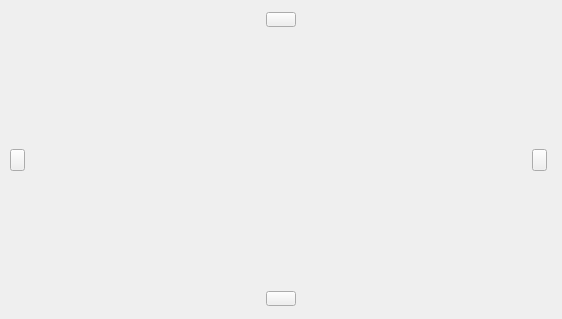
<?xml version="1.0" encoding="UTF-8"?>
<ui version="4.0">
 <class>StageListController</class>
 <widget class="QWidget" name="StageListController">
  <property name="geometry">
   <rect>
    <x>0</x>
    <y>0</y>
    <width>562</width>
    <height>319</height>
   </rect>
  </property>
  <property name="windowTitle">
   <string/>
  </property>
  <layout class="QGridLayout" name="gridLayout_2">
   <property name="leftMargin">
    <number>0</number>
   </property>
   <property name="topMargin">
    <number>0</number>
   </property>
   <property name="rightMargin">
    <number>0</number>
   </property>
   <property name="bottomMargin">
    <number>0</number>
   </property>
   <property name="spacing">
    <number>0</number>
   </property>
   <item row="0" column="0">
    <widget class="QWidget" name="stage_widget" native="true">
     <property name="styleSheet">
      <string notr="true"/>
     </property>
     <layout class="QHBoxLayout" name="horizontalLayout_4">
      <property name="spacing">
       <number>0</number>
      </property>
      <property name="leftMargin">
       <number>0</number>
      </property>
      <property name="topMargin">
       <number>0</number>
      </property>
      <property name="rightMargin">
       <number>0</number>
      </property>
      <property name="bottomMargin">
       <number>0</number>
      </property>
      <item>
       <widget class="QWidget" name="pop_widget" native="true">
        <layout class="QHBoxLayout" name="horizontalLayout_5">
         <property name="spacing">
          <number>0</number>
         </property>
         <property name="leftMargin">
          <number>0</number>
         </property>
         <property name="topMargin">
          <number>0</number>
         </property>
         <property name="rightMargin">
          <number>0</number>
         </property>
         <property name="bottomMargin">
          <number>0</number>
         </property>
         <item>
          <layout class="QVBoxLayout" name="verticalLayout">
           <property name="spacing">
            <number>0</number>
           </property>
           <item>
            <widget class="QWidget" name="up_widget" native="true">
             <layout class="QHBoxLayout" name="horizontalLayout">
              <property name="spacing">
               <number>0</number>
              </property>
              <property name="leftMargin">
               <number>0</number>
              </property>
              <property name="topMargin">
               <number>10</number>
              </property>
              <property name="rightMargin">
               <number>0</number>
              </property>
              <property name="bottomMargin">
               <number>0</number>
              </property>
              <item>
               <spacer name="horizontalSpacer">
                <property name="orientation">
                 <enum>Qt::Horizontal</enum>
                </property>
                <property name="sizeHint" stdset="0">
                 <size>
                  <width>257</width>
                  <height>20</height>
                 </size>
                </property>
               </spacer>
              </item>
              <item>
               <widget class="QPushButton" name="previous_page_up">
                <property name="maximumSize">
                 <size>
                  <width>30</width>
                  <height>15</height>
                 </size>
                </property>
                <property name="styleSheet">
                 <string notr="true"/>
                </property>
                <property name="text">
                 <string/>
                </property>
               </widget>
              </item>
              <item>
               <spacer name="horizontalSpacer_2">
                <property name="orientation">
                 <enum>Qt::Horizontal</enum>
                </property>
                <property name="sizeHint" stdset="0">
                 <size>
                  <width>257</width>
                  <height>20</height>
                 </size>
                </property>
               </spacer>
              </item>
             </layout>
            </widget>
           </item>
           <item>
            <layout class="QHBoxLayout" name="horizontalLayout_2">
             <property name="spacing">
              <number>0</number>
             </property>
             <item>
              <widget class="QWidget" name="left_widget" native="true">
               <property name="minimumSize">
                <size>
                 <width>0</width>
                 <height>0</height>
                </size>
               </property>
               <layout class="QVBoxLayout" name="verticalLayout_2">
                <property name="spacing">
                 <number>0</number>
                </property>
                <property name="leftMargin">
                 <number>10</number>
                </property>
                <property name="topMargin">
                 <number>0</number>
                </property>
                <property name="rightMargin">
                 <number>0</number>
                </property>
                <property name="bottomMargin">
                 <number>0</number>
                </property>
                <item>
                 <spacer name="verticalSpacer">
                  <property name="orientation">
                   <enum>Qt::Vertical</enum>
                  </property>
                  <property name="sizeHint" stdset="0">
                   <size>
                    <width>20</width>
                    <height>115</height>
                   </size>
                  </property>
                 </spacer>
                </item>
                <item>
                 <widget class="QPushButton" name="previous_page_left">
                  <property name="maximumSize">
                   <size>
                    <width>15</width>
                    <height>30</height>
                   </size>
                  </property>
                  <property name="styleSheet">
                   <string notr="true"/>
                  </property>
                  <property name="text">
                   <string/>
                  </property>
                 </widget>
                </item>
                <item>
                 <spacer name="verticalSpacer_2">
                  <property name="orientation">
                   <enum>Qt::Vertical</enum>
                  </property>
                  <property name="sizeHint" stdset="0">
                   <size>
                    <width>20</width>
                    <height>114</height>
                   </size>
                  </property>
                 </spacer>
                </item>
               </layout>
              </widget>
             </item>
             <item>
              <widget class="QWidget" name="stage_list" native="true">
               <property name="sizePolicy">
                <sizepolicy hsizetype="Expanding" vsizetype="Expanding">
                 <horstretch>0</horstretch>
                 <verstretch>0</verstretch>
                </sizepolicy>
               </property>
               <property name="styleSheet">
                <string notr="true"/>
               </property>
               <layout class="QGridLayout" name="gridLayout">
                <property name="leftMargin">
                 <number>0</number>
                </property>
                <property name="topMargin">
                 <number>0</number>
                </property>
                <property name="rightMargin">
                 <number>0</number>
                </property>
                <property name="bottomMargin">
                 <number>0</number>
                </property>
                <property name="spacing">
                 <number>0</number>
                </property>
               </layout>
              </widget>
             </item>
             <item>
              <widget class="QWidget" name="right_widget" native="true">
               <property name="minimumSize">
                <size>
                 <width>0</width>
                 <height>0</height>
                </size>
               </property>
               <layout class="QVBoxLayout" name="verticalLayout_3">
                <property name="spacing">
                 <number>0</number>
                </property>
                <property name="leftMargin">
                 <number>0</number>
                </property>
                <property name="topMargin">
                 <number>0</number>
                </property>
                <property name="rightMargin">
                 <number>10</number>
                </property>
                <property name="bottomMargin">
                 <number>0</number>
                </property>
                <item>
                 <spacer name="verticalSpacer_3">
                  <property name="orientation">
                   <enum>Qt::Vertical</enum>
                  </property>
                  <property name="sizeHint" stdset="0">
                   <size>
                    <width>20</width>
                    <height>115</height>
                   </size>
                  </property>
                 </spacer>
                </item>
                <item>
                 <widget class="QPushButton" name="next_page_right">
                  <property name="maximumSize">
                   <size>
                    <width>15</width>
                    <height>30</height>
                   </size>
                  </property>
                  <property name="styleSheet">
                   <string notr="true"/>
                  </property>
                  <property name="text">
                   <string/>
                  </property>
                 </widget>
                </item>
                <item>
                 <spacer name="verticalSpacer_4">
                  <property name="orientation">
                   <enum>Qt::Vertical</enum>
                  </property>
                  <property name="sizeHint" stdset="0">
                   <size>
                    <width>20</width>
                    <height>114</height>
                   </size>
                  </property>
                 </spacer>
                </item>
               </layout>
              </widget>
             </item>
            </layout>
           </item>
           <item>
            <widget class="QWidget" name="down_widget" native="true">
             <layout class="QHBoxLayout" name="horizontalLayout_3">
              <property name="spacing">
               <number>0</number>
              </property>
              <property name="leftMargin">
               <number>0</number>
              </property>
              <property name="topMargin">
               <number>0</number>
              </property>
              <property name="rightMargin">
               <number>0</number>
              </property>
              <property name="bottomMargin">
               <number>10</number>
              </property>
              <item>
               <spacer name="horizontalSpacer_3">
                <property name="orientation">
                 <enum>Qt::Horizontal</enum>
                </property>
                <property name="sizeHint" stdset="0">
                 <size>
                  <width>257</width>
                  <height>20</height>
                 </size>
                </property>
               </spacer>
              </item>
              <item>
               <widget class="QPushButton" name="next_page_down">
                <property name="maximumSize">
                 <size>
                  <width>30</width>
                  <height>15</height>
                 </size>
                </property>
                <property name="text">
                 <string/>
                </property>
               </widget>
              </item>
              <item>
               <spacer name="horizontalSpacer_4">
                <property name="orientation">
                 <enum>Qt::Horizontal</enum>
                </property>
                <property name="sizeHint" stdset="0">
                 <size>
                  <width>257</width>
                  <height>20</height>
                 </size>
                </property>
               </spacer>
              </item>
             </layout>
            </widget>
           </item>
          </layout>
         </item>
        </layout>
       </widget>
      </item>
     </layout>
    </widget>
   </item>
  </layout>
 </widget>
 <resources/>
 <connections/>
</ui>
